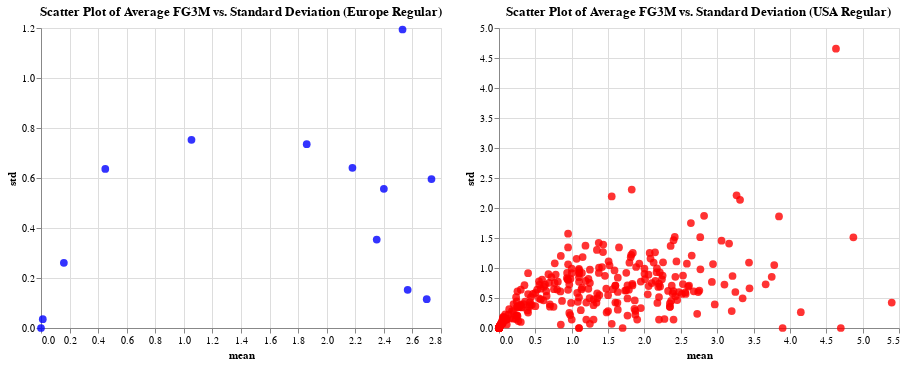

The cell this chart's notebook holds for it:
### Code cell
import pandas as pd
import altair as alt

# Calculate mean and standard deviation for AVG AST for data_per_min_europe_regular
avg_ast_std_europe = europe_F_regular.groupby('PLAYER_NAME')['FG3M'].agg(['mean', 'std']).reset_index()

# Calculate mean and standard deviation for AVG AST for data_per_min_usa_regular
avg_ast_std_usa = non_europe_F_regular.groupby('PLAYER_NAME')['FG3M'].agg(['mean', 'std']).reset_index()

# Create scatter plot for data_per_min_europe_regular
scatter_europe = alt.Chart(avg_ast_std_europe).mark_circle(size=60).encode(
    x='mean:Q',
    y='std:Q',
    tooltip=['PLAYER_NAME', 'mean', 'std'],
    color=alt.value('blue'),
    opacity=alt.value(0.8)
).properties(
    width=400,
    height=300,
    title='Scatter Plot of Average FG3M vs. Standard Deviation (Europe Regular)'
)

# Create scatter plot for data_per_min_usa_regular
scatter_usa = alt.Chart(avg_ast_std_usa).mark_circle(size=60).encode(
    x='mean:Q',
    y='std:Q',
    tooltip=['PLAYER_NAME', 'mean', 'std'],
    color=alt.value('red'),
    opacity=alt.value(0.8)
).properties(
    width=400,
    height=300,
    title='Scatter Plot of Average FG3M vs. Standard Deviation (USA Regular)'
)

# Concatenate the plots
scatter_europe | scatter_usa

### Figure 1 — Vega-Lite specification as saved in the notebook (floating-point values rounded to 4 significant figures; data arrays with more than 128 entries replaced by an {"elided": "..."} marker saying what was removed)
{"config": {"view": {"continuousWidth": 300, "continuousHeight": 300}}, "hconcat": [{"data": {"name": "data-6f544cf194bf4b7f8da5d85017bcb55e"}, "mark": {"type": "circle", "size": 60}, "encoding": {"color": {"value": "blue"}, "opacity": {"value": 0.8}, "tooltip": [{"field": "PLAYER_NAME", "type": "nominal"}, {"field": "mean", "type": "quantitative"}, {"field": "std", "type": "quantitative"}], "x": {"field": "mean", "type": "quantitative"}, "y": {"field": "std", "type": "quantitative"}}, "height": 300, "title": "Scatter Plot of Average FG3M vs. Standard Deviation (Europe Regular)", "width": 400}, {"data": {"name": "data-fe459ea3da1352c17298d5ef2a290dd1"}, "mark": {"type": "circle", "size": 60}, "encoding": {"color": {"value": "red"}, "opacity": {"value": 0.8}, "tooltip": [{"field": "PLAYER_NAME", "type": "nominal"}, {"field": "mean", "type": "quantitative"}, {"field": "std", "type": "quantitative"}], "x": {"field": "mean", "type": "quantitative"}, "y": {"field": "std", "type": "quantitative"}}, "height": 300, "title": "Scatter Plot of Average FG3M vs. Standard Deviation (USA Regular)", "width": 400}], "$schema": "https://vega.github.io/schema/vega-lite/v5.17.0.json", "datasets": {"data-6f544cf194bf4b7f8da5d85017bcb55e": [{"PLAYER_NAME": "Admiral Schofield", "mean": 2.567, "std": 0.1528}, {"PLAYER_NAME": "Antonis Fotsis", "mean": 1.1, "std": null}, {"PLAYER_NAME": "Darius Songaila", "mean": 0.0125, "std": 0.03536}, {"PLAYER_NAME": "Erik Murphy", "mean": 0.0, "std": null}, {"PLAYER_NAME": "Ersan Ilyasova", "mean": 2.531, "std": 1.194}, {"PLAYER_NAME": "Jeremy Sochan", "mean": 1.1, "std": null}, {"PLAYER_NAME": "Joel Bolomboy", "mean": 0.45, "std": 0.6364}, {"PLAYER_NAME": "Killian Tillie", "mean": 2.7, "std": 0.1155}, {"PLAYER_NAME": "Kostas Antetokounmpo", "mean": 0.0, "std": 0.0}, {"PLAYER_NAME": "Luka Samanic", "mean": 2.4, "std": 0.5568}, {"PLAYER_NAME": "Luol Deng", "mean": 1.053, "std": 0.753}, {"PLAYER_NAME": "Moritz Wagner", "mean": 2.18, "std": 0.6408}, {"PLAYER_NAME": "Moussa Diabate", "mean": 0.2, "std": null}, {"PLAYER_NAME": "Nikola Jovic", "mean": 1.9, "std": null}, {"PLAYER_NAME": "OG Anunoby", "mean": 2.733, "std": 0.5955}, {"PLAYER_NAME": "Omri Casspi", "mean": 1.86, "std": 0.7351}, {"PLAYER_NAME": "Ousmane Dieng", "mean": 2.1, "std": null}, {"PLAYER_NAME": "Sandro Mamukelashvili", "mean": 2.35, "std": 0.3536}, {"PLAYER_NAME": "Thanasis Antetokounmpo", "mean": 0.16, "std": 0.2608}, {"PLAYER_NAME": "Yves Pons", "mean": 1.9, "std": null}], "data-fe459ea3da1352c17298d5ef2a290dd1": {"elided": "382 records"}}}
